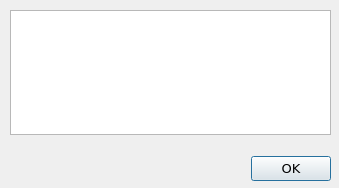
<?xml version="1.0" encoding="UTF-8"?>
<ui version="4.0">
 <class>OGAMessageDialog</class>
 <widget class="QDialog" name="OGAMessageDialog">
  <property name="geometry">
   <rect>
    <x>0</x>
    <y>0</y>
    <width>339</width>
    <height>188</height>
   </rect>
  </property>
  <property name="sizePolicy">
   <sizepolicy hsizetype="Expanding" vsizetype="Expanding">
    <horstretch>0</horstretch>
    <verstretch>0</verstretch>
   </sizepolicy>
  </property>
  <property name="font">
   <font>
    <family>Verdana</family>
    <pointsize>10</pointsize>
   </font>
  </property>
  <property name="windowTitle">
   <string>UDS Actor</string>
  </property>
  <widget class="QWidget" name="verticalLayoutWidget">
   <property name="geometry">
    <rect>
     <x>10</x>
     <y>10</y>
     <width>321</width>
     <height>171</height>
    </rect>
   </property>
   <layout class="QVBoxLayout" name="verticalLayout">
    <item>
     <widget class="QTextBrowser" name="message"/>
    </item>
    <item>
     <spacer name="verticalSpacer">
      <property name="orientation">
       <enum>Qt::Vertical</enum>
      </property>
      <property name="sizeType">
       <enum>QSizePolicy::Fixed</enum>
      </property>
      <property name="sizeHint" stdset="0">
       <size>
        <width>20</width>
        <height>15</height>
       </size>
      </property>
     </spacer>
    </item>
    <item>
     <widget class="QDialogButtonBox" name="buttonBox">
      <property name="standardButtons">
       <set>QDialogButtonBox::Ok</set>
      </property>
     </widget>
    </item>
   </layout>
  </widget>
 </widget>
 <resources/>
 <connections>
  <connection>
   <sender>buttonBox</sender>
   <signal>clicked(QAbstractButton*)</signal>
   <receiver>OGAMessageDialog</receiver>
   <slot>closeDialog()</slot>
   <hints>
    <hint type="sourcelabel">
     <x>203</x>
     <y>161</y>
    </hint>
    <hint type="destinationlabel">
     <x>337</x>
     <y>125</y>
    </hint>
   </hints>
  </connection>
 </connections>
 <slots>
  <slot>closeDialog()</slot>
 </slots>
</ui>
